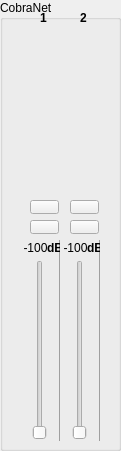
  <widget class="QGroupBox" name="groupBox_2">
   <property name="geometry">
    <rect>
     <x>740</x>
     <y>0</y>
     <width>121</width>
     <height>451</height>
    </rect>
   </property>
   <property name="title">
    <string>CobraNet</string>
   </property>
   <widget class="QWidget" name="progressBar17" native="true">
    <property name="geometry">
     <rect>
      <x>20</x>
      <y>30</y>
      <width>41</width>
      <height>171</height>
     </rect>
    </property>
   </widget>
   <widget class="QWidget" name="progressBar18" native="true">
    <property name="geometry">
     <rect>
      <x>60</x>
      <y>30</y>
      <width>41</width>
      <height>171</height>
     </rect>
    </property>
   </widget>
   <widget class="QLabel" name="number_76">
    <property name="geometry">
     <rect>
      <x>80</x>
      <y>10</y>
      <width>16</width>
      <height>16</height>
     </rect>
    </property>
    <property name="font">
     <font>
      <weight>75</weight>
      <bold>true</bold>
     </font>
    </property>
    <property name="text">
     <string>2</string>
    </property>
   </widget>
   <widget class="QLabel" name="number_75">
    <property name="geometry">
     <rect>
      <x>40</x>
      <y>10</y>
      <width>16</width>
      <height>16</height>
     </rect>
    </property>
    <property name="font">
     <font>
      <weight>75</weight>
      <bold>true</bold>
     </font>
    </property>
    <property name="text">
     <string>1</string>
    </property>
   </widget>
   <widget class="OIDStatePushBtn" name="mute17">
    <property name="geometry">
     <rect>
      <x>30</x>
      <y>200</y>
      <width>29</width>
      <height>14</height>
     </rect>
    </property>
    <property name="text">
     <string/>
    </property>
    <property name="checkable">
     <bool>true</bool>
    </property>
   </widget>
   <widget class="OIDStatePushBtn" name="amp17">
    <property name="geometry">
     <rect>
      <x>30</x>
      <y>220</y>
      <width>29</width>
      <height>14</height>
     </rect>
    </property>
    <property name="text">
     <string/>
    </property>
    <property name="checkable">
     <bool>true</bool>
    </property>
   </widget>
   <widget class="OIDStatePushBtn" name="amp18">
    <property name="geometry">
     <rect>
      <x>70</x>
      <y>220</y>
      <width>29</width>
      <height>14</height>
     </rect>
    </property>
    <property name="text">
     <string/>
    </property>
    <property name="checkable">
     <bool>true</bool>
    </property>
   </widget>
   <widget class="OIDStatePushBtn" name="mute18">
    <property name="geometry">
     <rect>
      <x>70</x>
      <y>200</y>
      <width>29</width>
      <height>14</height>
     </rect>
    </property>
    <property name="text">
     <string/>
    </property>
    <property name="checkable">
     <bool>true</bool>
    </property>
   </widget>
   <widget class="QWidget" name="widget_43" native="true">
    <property name="geometry">
     <rect>
      <x>20</x>
      <y>240</y>
      <width>40</width>
      <height>201</height>
     </rect>
    </property>
    <widget class="OIDSlider" name="verticalSlider17">
     <property name="geometry">
      <rect>
       <x>5</x>
       <y>20</y>
       <width>30</width>
       <height>180</height>
      </rect>
     </property>
     <property name="orientation">
      <enum>Qt::Vertical</enum>
     </property>
    </widget>
    <widget class="Line" name="line_103">
     <property name="geometry">
      <rect>
       <x>32</x>
       <y>0</y>
       <width>16</width>
       <height>201</height>
      </rect>
     </property>
     <property name="orientation">
      <enum>Qt::Vertical</enum>
     </property>
    </widget>
    <widget class="QLabel" name="ls17">
     <property name="geometry">
      <rect>
       <x>0</x>
       <y>0</y>
       <width>31</width>
       <height>16</height>
      </rect>
     </property>
     <property name="autoFillBackground">
      <bool>false</bool>
     </property>
     <property name="frameShadow">
      <enum>QFrame::Plain</enum>
     </property>
     <property name="text">
      <string>-100</string>
     </property>
     <property name="alignment">
      <set>Qt::AlignCenter</set>
     </property>
    </widget>
    <widget class="QLabel" name="dB_64">
     <property name="geometry">
      <rect>
       <x>27</x>
       <y>0</y>
       <width>16</width>
       <height>16</height>
      </rect>
     </property>
     <property name="font">
      <font>
       <weight>75</weight>
       <bold>true</bold>
      </font>
     </property>
     <property name="text">
      <string>dB</string>
     </property>
    </widget>
   </widget>
   <widget class="QWidget" name="widget_44" native="true">
    <property name="geometry">
     <rect>
      <x>60</x>
      <y>240</y>
      <width>40</width>
      <height>201</height>
     </rect>
    </property>
    <widget class="OIDSlider" name="verticalSlider18">
     <property name="geometry">
      <rect>
       <x>5</x>
       <y>20</y>
       <width>30</width>
       <height>180</height>
      </rect>
     </property>
     <property name="orientation">
      <enum>Qt::Vertical</enum>
     </property>
    </widget>
    <widget class="Line" name="line_104">
     <property name="geometry">
      <rect>
       <x>32</x>
       <y>0</y>
       <width>16</width>
       <height>201</height>
      </rect>
     </property>
     <property name="orientation">
      <enum>Qt::Vertical</enum>
     </property>
    </widget>
    <widget class="QLabel" name="ls18">
     <property name="geometry">
      <rect>
       <x>0</x>
       <y>0</y>
       <width>31</width>
       <height>16</height>
      </rect>
     </property>
     <property name="autoFillBackground">
      <bool>false</bool>
     </property>
     <property name="frameShadow">
      <enum>QFrame::Plain</enum>
     </property>
     <property name="text">
      <string>-100</string>
     </property>
     <property name="alignment">
      <set>Qt::AlignCenter</set>
     </property>
    </widget>
    <widget class="QLabel" name="dB_65">
     <property name="geometry">
      <rect>
       <x>27</x>
       <y>0</y>
       <width>16</width>
       <height>16</height>
      </rect>
     </property>
     <property name="font">
      <font>
       <weight>75</weight>
       <bold>true</bold>
      </font>
     </property>
     <property name="text">
      <string>dB</string>
     </property>
    </widget>
   </widget>
  </widget>
